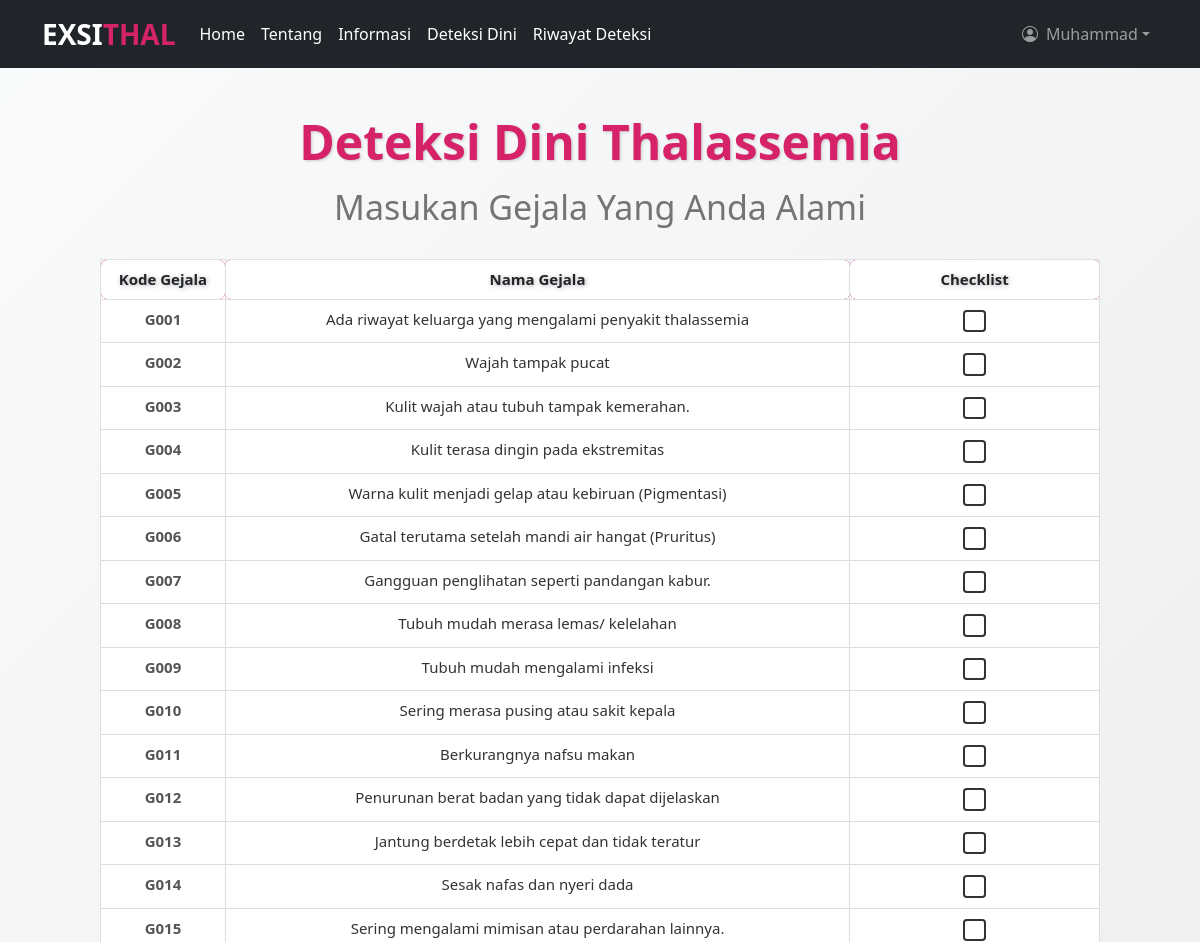
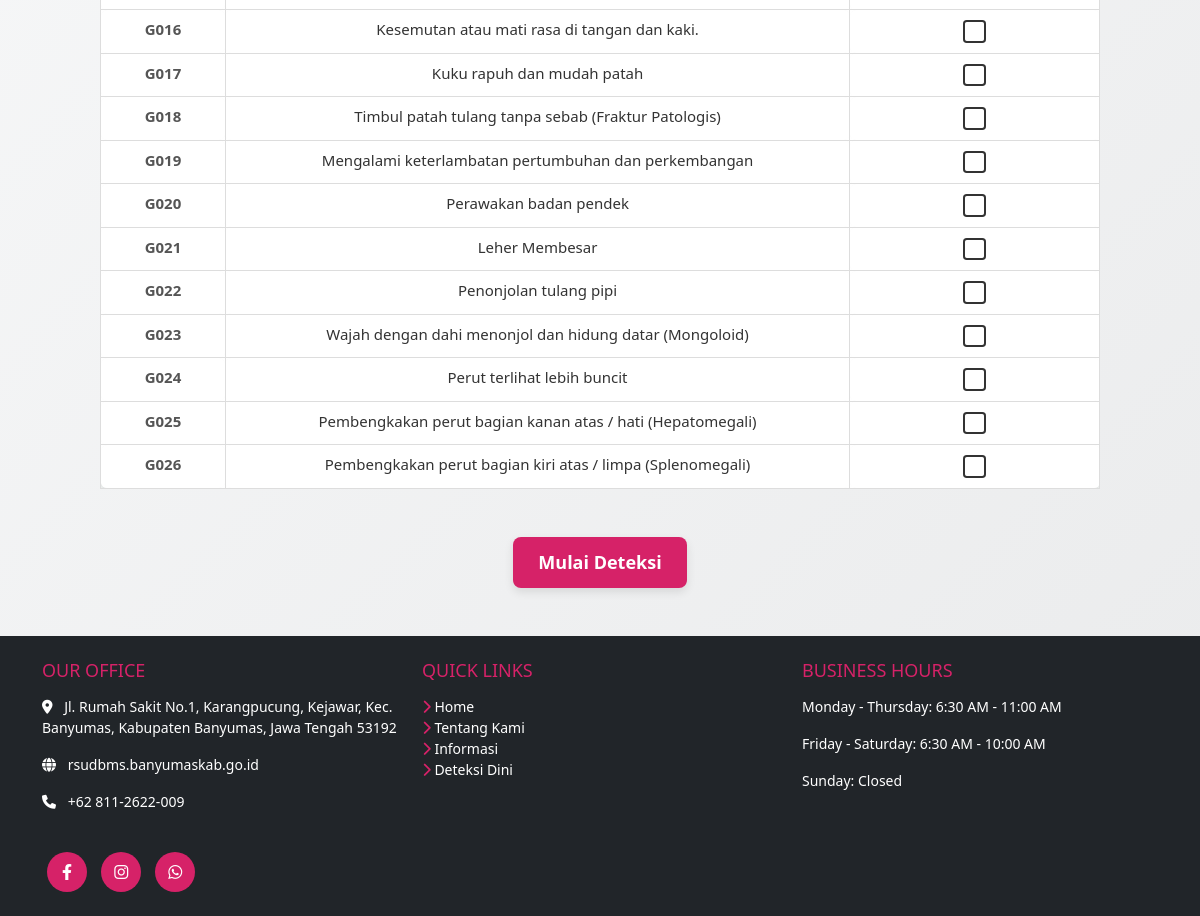
The app's page /page/diagnosa.php (signed in) with its own data (2 pictures, top to bottom).
### tables this page shows
CREATE TABLE `gejala` (
  `kodegejala` varchar(5) NOT NULL,
  `namagejala` varchar(100) NOT NULL,
  `bobot` float NOT NULL
);

### handler/gejala/get_gejala.php (called while the page is built)
<?php
$query = "SELECT kodegejala, namagejala FROM gejala ORDER BY kodegejala ASC";
$result = mysqli_query($conn, $query);
$symptoms = [];
while ($row = mysqli_fetch_assoc($result)) {
    $symptoms[] = $row;
}
?>

### page/diagnosa.php (the view, shortened to what this page needs)
<?php
include 'header.php';
require '../database/koneksi.php';
include '../handler/gejala/get_gejala.php';
?>
<?php if (isset($_SESSION['logged_in']) && $_SESSION['logged_in'] === true): ?>
    <section class="py-5 text-center">
        <h2 class="navbar-brand large-text" style="color: #d62268; margin-bottom: 1rem; text-shadow: 1px 1px 3px rgba(0,0,0,0.2); text-align: center; font-size: calc(1.5rem + 2vw);">
            Deteksi Dini Thalassemia
        </h2>
        <h3 style="color: #757375; margin-bottom: 2rem; text-align: center; font-size: calc(1rem + 1.5vw);">
            Masukan Gejala Yang Anda Alami
        </h3>
        <form method="POST">
            <div class="table-responsive" style="max-width: 1000px; margin: 0 auto;" >
                <table class="table table-bordered" style="max-width: 1000px; margin: 0 auto; border-collapse: collapse; box-shadow: 0 4px 6px rgba(0,0,0,0.1);">
                    <thead style="background-color: #d62268; color: white; text-shadow: 1px 1px 5px rgba(0,0,0,0.3);">
                        <tr>
                            <th style="width: 10%; text-align: center; padding: 8px;">Kode Gejala</th>
                            <th style="width: 50%; text-align: center; padding: 8px;">Nama Gejala</th>
                            <th style="width: 20%; text-align: center; padding: 8px;">Checklist</th>
                        </tr>
                    </thead>
                    <tbody>
                        <?php
                        if (!empty($symptoms)) {
                            foreach ($symptoms as $row) {
                                echo '<tr style="background-color: #f9f9f9; border-bottom: 1px solid #ddd;">
                                    <td style="text-align: center; padding: 8px; font-weight: bold; color: #555;">' . htmlspecialchars($row['kodegejala']) . '</td>
                                    <td style="padding: 8px; color: #333;">' . htmlspecialchars($row['namagejala']) . '</td>
                                 <td style="text-align: center; padding: 8px;">
                                    <input class="form-check-input" type="checkbox" name="gejala[]" value="' . htmlspecialchars($row['kodegejala']) . '" style="width: 1.5em; height: 1.5em; border: 2px solid #333;">
                                </td>
                                </tr>';
                            }
                        } else {
                            echo '<tr><td colspan="3" style="text-align: center; color: #757375;">Tidak ada data gejala tersedia.</td></tr>';
                        }
                        ?>
                    </tbody>
                </table>
            </div>
            <br>
            <div class="d-flex justify-content-center mt-4">
                <button type="submit" class="btn custom-btn btn-lg">Mulai Deteksi</button>
            </div>
        </form>
<?php endif; ?>
</section>
<?php include 'footer.php'; ?>

### asset/css/index.css (style rules this page uses)
.navbar-brand { font-size: 28px; font-weight: bold; }
.custom-btn { background-color: #d62268; color: white; border-radius: 50px; border: none; padding: 10px 30px; font-weight: bold; }
.large-text { font-size: 3em; }

### asset/css/info.css (style rules this page uses)
section { background-color: #f8f9fa; background-image: linear-gradient(135deg, rgba(255, 255, 255, 0.2), rgba(0, 0, 0, 0.05)); }

### asset/css/riwayat.css (style rules this page uses)
.table-responsive { background-color: #f4f7f6; }

### page/header.php (style rules this page uses)
body { padding-top: 65px; }

### page/diagnosa.php (style rules this page uses)
section.py-5 { padding: 50px 20px; }
table { border-radius: 12px; box-shadow: 0 12px 24px rgba(0, 0, 0, 0.6); border-collapse: collapse; margin: 0px auto; font-size: 16px; width: 100%; background-color: #ffffff; }
thead { background: linear-gradient(45deg, #d62268, #9e005d); color: white; text-shadow: 1px 1px 3px rgba(0,0,0,0.2); }
td, th { padding: 1px 1px; text-align: center; border: 1px solid #ddd; font-size: 15px; color: #ffffff; border-radius: 6px; }
th { font-weight: bold; }
form { margin-top: 0px; margin-bottom: 0px; }
input[type="checkbox"] { width: 22px; height: 22px; margin: 2px; }
.btn.custom-btn { background: #d62268; color: white; border: none; border-radius: 8px; padding: 12px 25px; font-size: 18px; box-shadow: 0 4px 10px rgba(0, 0, 0, 0.1); transition: all 0.3s ease; }

### records on screen
gejala: kodegejala "G001", namagejala "Ada riwayat keluarga yang mengalami penyakit thalassemia"
gejala: kodegejala "G002", namagejala "Wajah tampak pucat"
gejala: kodegejala "G003", namagejala "Kulit wajah atau tubuh tampak kemerahan."
gejala: kodegejala "G004", namagejala "Kulit terasa dingin pada ekstremitas"
gejala: kodegejala "G005", namagejala "Warna kulit menjadi gelap atau kebiruan (Pigmentasi)"
gejala: kodegejala "G006", namagejala "Gatal terutama setelah mandi air hangat (Pruritus)"
gejala: kodegejala "G007", namagejala "Gangguan penglihatan seperti pandangan kabur."
gejala: kodegejala "G008", namagejala "Tubuh mudah merasa lemas/ kelelahan"
gejala: kodegejala "G009", namagejala "Tubuh mudah mengalami infeksi"
gejala: kodegejala "G010", namagejala "Sering merasa pusing atau sakit kepala"
gejala: kodegejala "G011", namagejala "Berkurangnya nafsu makan"
gejala: kodegejala "G012", namagejala "Penurunan berat badan yang tidak dapat dijelaskan"
gejala: kodegejala "G013", namagejala "Jantung berdetak lebih cepat dan tidak teratur"
gejala: kodegejala "G014", namagejala "Sesak nafas dan nyeri dada"
gejala: kodegejala "G015", namagejala "Sering mengalami mimisan atau perdarahan lainnya."
gejala: kodegejala "G016", namagejala "Kesemutan atau mati rasa di tangan dan kaki."
gejala: kodegejala "G017", namagejala "Kuku rapuh dan mudah patah"
gejala: kodegejala "G018", namagejala "Timbul patah tulang tanpa sebab (Fraktur Patologis)"
gejala: kodegejala "G019", namagejala "Mengalami keterlambatan pertumbuhan dan perkembangan"
gejala: kodegejala "G020", namagejala "Perawakan badan pendek"
gejala: kodegejala "G021", namagejala "Leher Membesar"
gejala: kodegejala "G022", namagejala "Penonjolan tulang pipi"
gejala: kodegejala "G023", namagejala "Wajah dengan dahi menonjol dan hidung datar (Mongoloid)"
gejala: kodegejala "G024", namagejala "Perut terlihat lebih buncit"
gejala: kodegejala "G025", namagejala "Pembengkakan perut bagian kanan atas / hati (Hepatomegali)"
gejala: kodegejala "G026", namagejala "Pembengkakan perut bagian kiri atas / limpa (Splenomegali)"

### other values on screen
$_SESSION['namalengkap'] "Muhammad"
